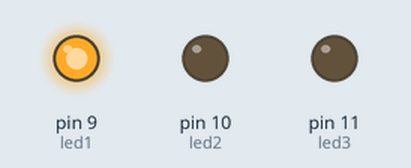
Simulated run of this sketch. Board: Arduino Uno, built with avr-gcc and run on an emulated ATmega328P. Parts: output pins drawn as LEDs (lit = HIGH).

Above: at 5.0 s.
At 11.0 s:
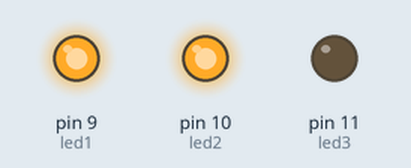
At 17.0 s:
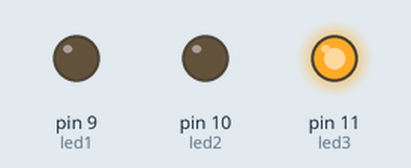
At 23.0 s:
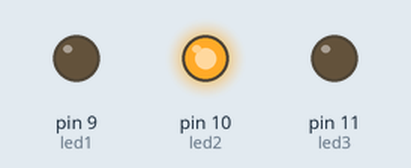
Timing chart, 0 to 31.2 s (numbered marks = the images above):
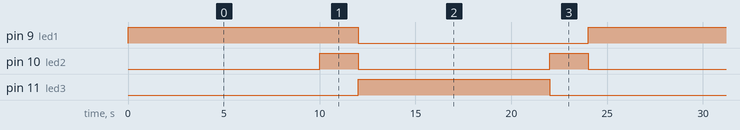

Measured:
- by itself, pin 9 (led1): alternates HIGH for 12.0 s and LOW for 12.0 s
- by itself, pin 10 (led2): alternates HIGH for 2.0 s and LOW for 10.0 s
- by itself, pin 11 (led3): alternates HIGH for 10.0 s and LOW for 14.0 s

The sketch:

LV01_ZAD04.ino
```cpp
int led1 = 9;         //crvena
int led2 = 10;        //žuta
int led3 = 11;        //zelena

void setup() {
  pinMode(led1, OUTPUT);
  pinMode(led2, OUTPUT);
  pinMode(led3, OUTPUT);
}

void loop() {
  digitalWrite(led1, HIGH);
  delay(10000);

  digitalWrite(led2, HIGH);
  delay(2000);

  digitalWrite(led1, LOW);
  digitalWrite(led2, LOW);

  digitalWrite(led3, HIGH);
  delay(10000);

  digitalWrite(led3, LOW);
  digitalWrite(led2, HIGH);
  delay(2000);

  digitalWrite(led2, LOW);
}
```
